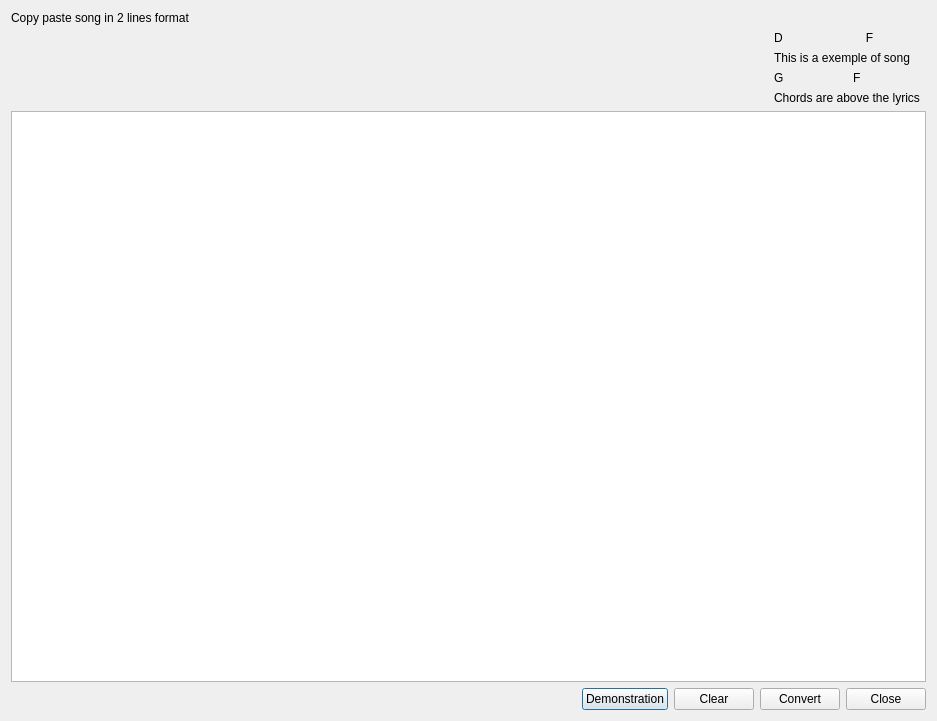
<?xml version="1.0" encoding="UTF-8"?>
<ui version="4.0">
 <class>DialogTwoLinesToChordPro</class>
 <widget class="QDialog" name="DialogTwoLinesToChordPro">
  <property name="geometry">
   <rect>
    <x>0</x>
    <y>0</y>
    <width>937</width>
    <height>721</height>
   </rect>
  </property>
  <property name="windowTitle">
   <string>Format 2 lines to chordpro converter</string>
  </property>
  <layout class="QHBoxLayout" name="horizontalLayout_7">
   <item>
    <layout class="QVBoxLayout" name="verticalLayout_9">
     <item>
      <layout class="QHBoxLayout" name="horizontalLayout_6">
       <item>
        <layout class="QVBoxLayout" name="verticalLayout_2">
         <item>
          <widget class="QLabel" name="label">
           <property name="text">
            <string>Copy paste song in 2 lines format </string>
           </property>
          </widget>
         </item>
         <item>
          <layout class="QHBoxLayout" name="horizontalLayout_2">
           <item>
            <spacer name="horizontalSpacer_2">
             <property name="orientation">
              <enum>Qt::Horizontal</enum>
             </property>
             <property name="sizeHint" stdset="0">
              <size>
               <width>40</width>
               <height>20</height>
              </size>
             </property>
            </spacer>
           </item>
           <item>
            <layout class="QVBoxLayout" name="verticalLayout">
             <item>
              <widget class="QLabel" name="label_2">
               <property name="text">
                <string>D                         F </string>
               </property>
              </widget>
             </item>
             <item>
              <widget class="QLabel" name="label_3">
               <property name="text">
                <string>This is a exemple of song </string>
               </property>
              </widget>
             </item>
             <item>
              <widget class="QLabel" name="label_4">
               <property name="text">
                <string>G                     F</string>
               </property>
              </widget>
             </item>
             <item>
              <widget class="QLabel" name="label_5">
               <property name="text">
                <string>Chords are above the lyrics</string>
               </property>
              </widget>
             </item>
            </layout>
           </item>
          </layout>
         </item>
        </layout>
       </item>
       <item>
        <widget class="FormInputOutputChord" name="widget" native="true"/>
       </item>
       <item>
        <layout class="QHBoxLayout" name="horizontalLayout_5"/>
       </item>
      </layout>
     </item>
     <item>
      <widget class="QPlainTextEdit" name="plainTextEdit">
       <property name="plainText">
        <string/>
       </property>
      </widget>
     </item>
     <item>
      <layout class="QHBoxLayout" name="horizontalLayout">
       <item>
        <spacer name="horizontalSpacer">
         <property name="orientation">
          <enum>Qt::Horizontal</enum>
         </property>
         <property name="sizeHint" stdset="0">
          <size>
           <width>40</width>
           <height>20</height>
          </size>
         </property>
        </spacer>
       </item>
       <item>
        <widget class="QPushButton" name="pushButtonDemo">
         <property name="text">
          <string>Demonstration</string>
         </property>
        </widget>
       </item>
       <item>
        <widget class="QPushButton" name="pushButtonClear">
         <property name="text">
          <string>Clear</string>
         </property>
        </widget>
       </item>
       <item>
        <widget class="QPushButton" name="pushButtonConvert">
         <property name="text">
          <string>Convert</string>
         </property>
        </widget>
       </item>
       <item>
        <widget class="QPushButton" name="pushButtonClose">
         <property name="text">
          <string>Close</string>
         </property>
        </widget>
       </item>
      </layout>
     </item>
    </layout>
   </item>
  </layout>
 </widget>
 <customwidgets>
  <customwidget>
   <class>FormInputOutputChord</class>
   <extends>QWidget</extends>
   <header>forminputoutputchord.h</header>
   <container>1</container>
  </customwidget>
 </customwidgets>
 <resources/>
 <connections/>
</ui>
